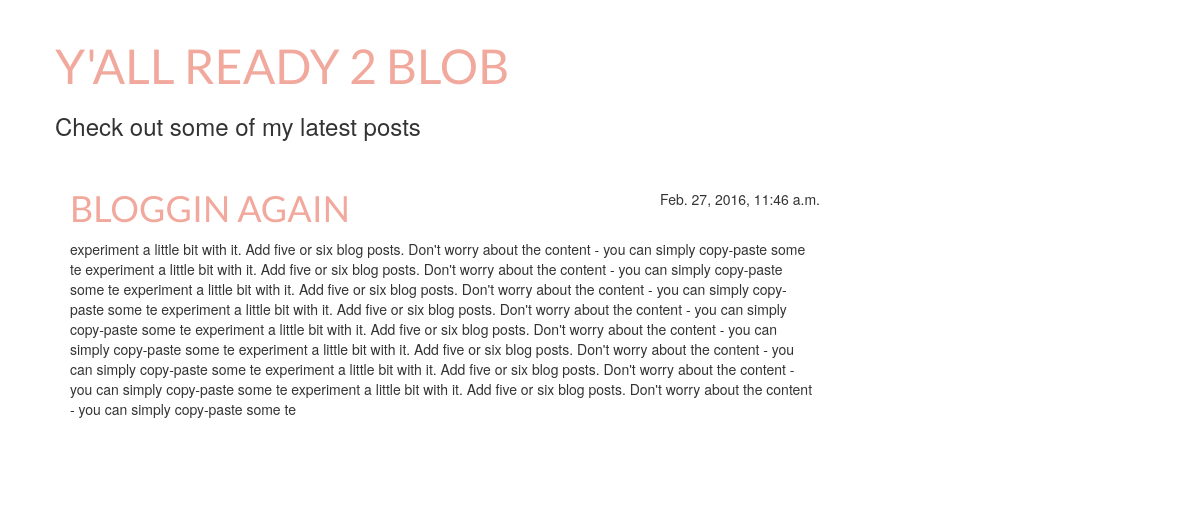
The app's page /post/2/ with its own data.
### blog/models.py (models this page shows, shortened)
class Post(models.Model):
	author = models.ForeignKey('auth.User')
	title = models.CharField(max_length=200)
	text = models.TextField()
	created_date = models.DateTimeField(
		default=timezone.now)
	published_date = models.DateTimeField(
		blank=True, null=True)

### blog/views.py (the view)
# urls.py: url(r'^post/(?P<pk>[0-9]+)/$', views.post_detail, name='post_detail'),
def post_detail(request, pk):
	post = get_object_or_404(Post, pk=pk)
	return render(request, 'blog/post_detail.html', {'post': post})

### blog/templates/blog/post_detail.html (shortened to what this page needs)
{% extends 'blog/base.html' %}
{% block content %}
	<div class="post">
		{% if post.published_date %}
		<div class="date">
			{{ post.published_date }}
		</div>
		{% endif %}
		<h1>{{ post.title }}</h1>
		<p>{{ post.text|linebreaks }}</p>
	</div>
{% endblock %}

### blog/static/css/blog.css (style rules this page uses)
h1, h1 a { color:#F2A99D; font-family:Lato; text-transform: uppercase; }
body { padding-left: 15px; }
.date { float:right; }
.post { margin-bottom:70px; }

### records on screen
Post: published_date "Feb. 27, 2016, 11:46 a.m.", title "BLOGGIN AGAIN", text "experiment a little bit with it. Add five or six blog posts. Don't worry about the content - you can simply copy-paste some te experiment a little bit with it. Add five or six blog posts. Don't worry about the content - you can simply copy-paste some te experiment a little bit with it. Add five or six blog posts. Don't worry about the content - you can simply copy-paste some te experiment a little bit with it. Add five or six blog posts. Don't worry about the content - you can simply copy-paste some te experiment a little bit with it. Add five or six blog posts. Don't worry about the content - you can simply copy-paste some te experiment a little bit with it. Add five or six blog posts.…"
